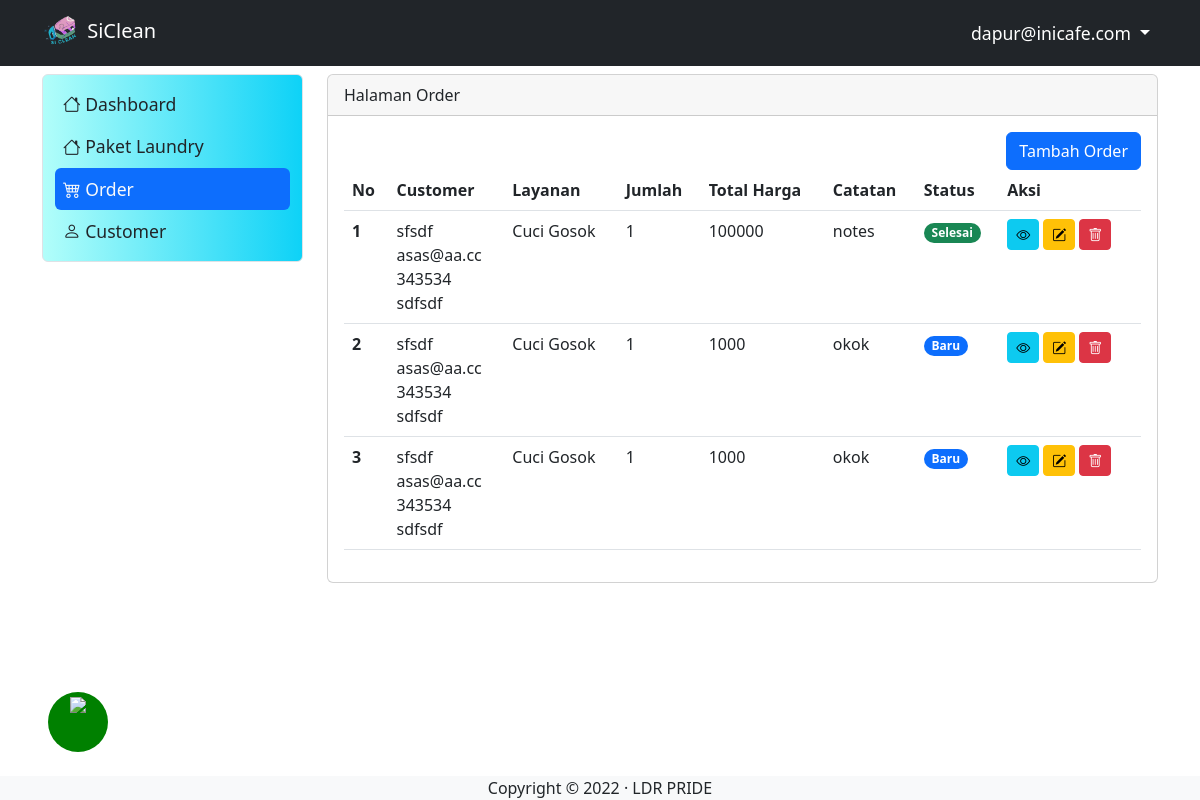
Page /order (signed in) on the committed database.
### tables this page shows
CREATE TABLE `tb_user` (
  `id_user` int(11) NOT NULL,
  `username` varchar(200) DEFAULT NULL,
  `password` varchar(200) DEFAULT NULL,
  `level` int(1) DEFAULT NULL,
  `nama` varchar(200) DEFAULT NULL,
  `nohp` varchar(15) DEFAULT NULL,
  `alamat` varchar(300) DEFAULT NULL
);

CREATE TABLE `tb_order` (
  `id` int(11) NOT NULL,
  `packet_id` int(11) DEFAULT NULL,
  `user_id` int(11) NOT NULL,
  `total_price` varchar(250) NOT NULL,
  `qty` int(50) NOT NULL,
  `notes` varchar(250) NOT NULL,
  `status` int(10) NOT NULL
);

CREATE TABLE `tb_daftar_paket` (
  `id_paket` int(11) NOT NULL,
  `foto` varchar(200) DEFAULT NULL,
  `nama_paket` varchar(200) DEFAULT NULL,
  `keterangan` varchar(200) DEFAULT NULL,
  `harga` varchar(15) DEFAULT NULL
);

### order.php (the view, shortened to what this page needs)
<?php
include "proses/connect.php";
$query = mysqli_query($conn, "SELECT o.id, o.total_price, o.qty, o.notes, o.status, u.username, u.level, u.nama, u.nohp, u.alamat, d.nama_paket, d.keterangan, d.harga from tb_order o, tb_user u, tb_daftar_paket d WHERE o.user_id = u.id_user AND o.packet_id = d.id_paket;");
while ($record = mysqli_fetch_array($query)) {
    $result[] = $record;
}
?>
<div class="col-lg-9 mt-2">
    <div class="card">
        <div class="card-header">
            Halaman Order
        </div>
        <div class="card-body">
            <div class="row">
                <div class="col d-flex justify-content-end">
                    <button class="btn btn-primary" data-bs-toggle="modal" data-bs-target="#ModalTambahUser">Tambah
                        Order</button>
                </div>
            </div>
            <?php
            if (empty($result)) {
                echo "Data Menu Makanan atau Minuman tidak ada";
            } else {
            ?>
            <div class="table-responsive">
                <table class="table table-hover">
                    <thead>
                        <tr class="text-nowrap">
                            <th scope="col">No</th>
                            <th scope="col">Customer</th>
                            <th scope="col">Layanan</th>
                            <th scope="col">Jumlah</th>
                            <th scope="col">Total Harga</th>
                            <th scope="col">Catatan</th>
                            <th scope="col">Status</th>
                            <th scope="col">Aksi</th>
                        </tr>
                    </thead>
                    <tbody>
                        <?php
                            $no = 1;
                            foreach ($result as $row) {
                            ?>
                        <tr>
                            <th scope="row"><?php echo $no++ ?></th>
                            <td>
                                <?php echo $row['nama'] ?>
                                <br>
                                <?php echo $row['username'] ?>
                                <br>
                                <?php echo $row['nohp'] ?>
                                <br>
                                <?php echo $row['alamat'] ?>
                            </td>
                            <td><?php echo $row['nama_paket'] ?></td>
                            <td><?php echo $row['qty'] ?></td>
                            <td><?php echo $row['total_price'] ?></td>
                            <td><?php echo $row['notes'] ?></td>
                            <td>
                                <?php if($row['status'] == 0) : ?>
                                <span class="badge rounded-pill text-bg-primary">Baru</span>
                                <?php elseif($row['status'] == 1) : ?>
                                <span class="badge rounded-pill text-bg-warning">Diproses</span>
                                <?php elseif($row['status'] == 2) : ?>
                                <span class="badge rounded-pill text-bg-success">Selesai</span>
                                <?php endif; ?>
                            </td>
                            <td>
                                <div class="d-flex">
                                    <button class="btn btn-info btn-sm me-1" data-bs-toggle="modal"
                                        data-bs-target="#ModalView<?php echo $row['id'] ?>"><i
                                            class="bi bi-eye"></i></button>
                                    <button class="btn btn-warning btn-sm me-1" data-bs-toggle="modal"
                                        data-bs-target="#ModalEdit<?php echo $row['id'] ?>"><i
                                            class="bi bi-pencil-square"></i></button>
                                    <button class="btn btn-danger btn-sm me-1" data-bs-toggle="modal"
                                        data-bs-target="#ModalDelete<?php echo $row['id'] ?>"><i
                                            class="bi bi-trash"></i></button>
                                </div>
                            </td>
                        </tr>
                        <?php
                            }
                            ?>
                    </tbody>
                </table>
            </div>
            <?php
            }
            ?>
        </div>
    </div>
</div>

### header.php (shortened to what this page needs)
<nav class="navbar navbar-expand navbar-dark bg-dark sticky-top">
    <div class="container-lg">
        <a class="navbar-brand" href="."> <img src="assets/LOGO.png" width="40px"> SiClean</a>
        <div class="collapse navbar-collapse justify-content-end" id="navbarNavDropdown">
            <ul class="navbar-nav">
                <li class="nav-item dropdown">
                    <a class="nav-link dropdown-toggle" href="#" role="button" data-bs-toggle="dropdown"
                        aria-expanded="false">
                        <?php echo $hasil['username']; ?>
                    </a>
                </li>
            </ul>
        </div>
    </div>
</nav>

### sidebar.php (style rules this page uses)
.navbar .navbar-nav .nav-link { color: #fff; font-size: 1.1em; }
.navbar .navbar-nav>li>a { color: #FFF; }

### rows in the picture
tb_user: username "dapur@inicafe.com"
tb_order: user.nama "sfsdf", user.username "asas@aa.cc", user.nohp "343534", user.alamat "sdfsdf", packet.nama_paket "Cuci Gosok", qty "1", total_price "100000", notes "notes", status "Selesai"
tb_order: user.nama "sfsdf", user.username "asas@aa.cc", user.nohp "343534", user.alamat "sdfsdf", packet.nama_paket "Cuci Gosok", qty "1", total_price "1000", notes "okok", status "Baru"
tb_order: user.nama "sfsdf", user.username "asas@aa.cc", user.nohp "343534", user.alamat "sdfsdf", packet.nama_paket "Cuci Gosok", qty "1", total_price "1000", notes "okok", status "Baru"
